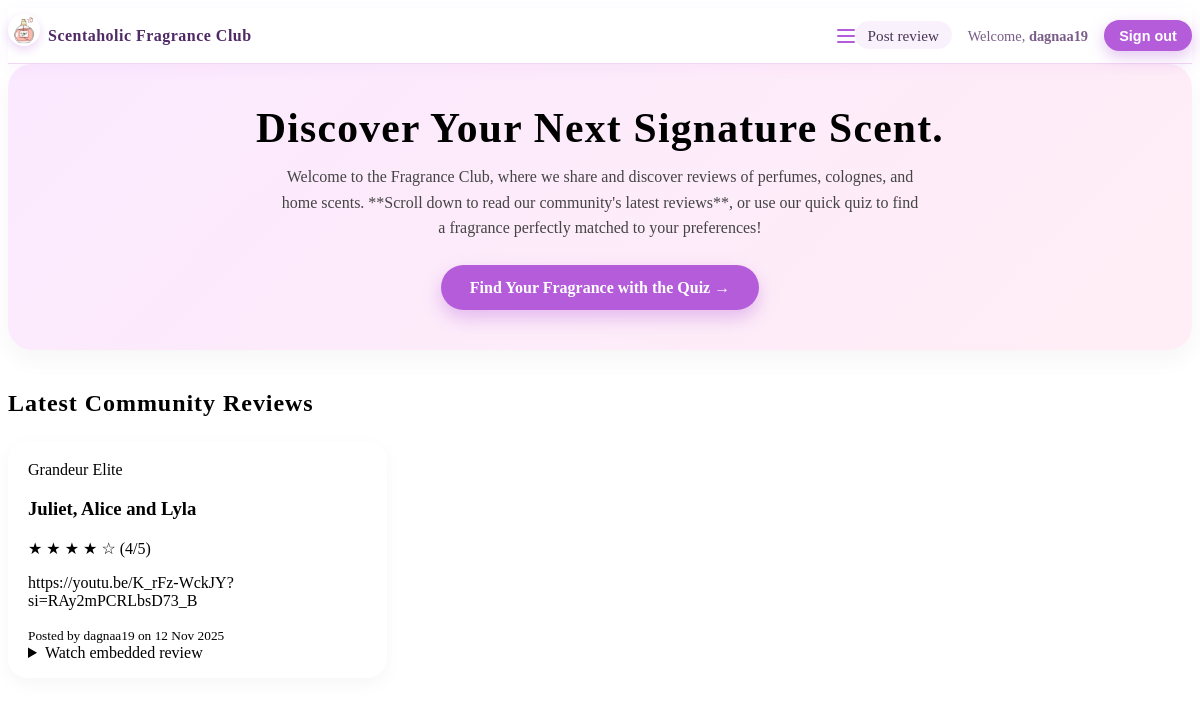
Screenshot of /reviews/ (signed in) with the database file from the repository.
### reviews/models.py (models this page shows, shortened)
class Review(models.Model):
    author = models.ForeignKey(
        get_user_model(),
        on_delete=models.CASCADE,
        related_name="reviews",
        null=True,
        blank=True,
        help_text="User who wrote this review",
    )
    brand = models.CharField(max_length=80)
    fragrance_name = models.CharField(max_length=120)
    rating = models.PositiveSmallIntegerField()  # 1–5 later
    body = models.TextField()
    video_url = models.URLField(
        max_length=200,
        null=True,
        blank=True,
        help_text="Optional video URL, not currently used by embed logic below.",
    )
    created = models.DateTimeField(auto_now_add=True)
    class Meta:
        ordering = ["-created"]
    @property
    def youtube_embed_src_auto(self):
        text = self.body or ""
        match = re.search(r"https?://[^\s)]+", text)
        if not match:
            return None
        return self._youtube_to_embed(match.group(0))
    @staticmethod
    def _youtube_to_embed(url: str | None) -> str | None:
        if not url:
            return None
        try:
            parsed = urlparse(url)
            host = parsed.netloc.lower()
            video_id = None
            if "youtu.be" in host:
                video_id = parsed.path.lstrip("/")
            elif "youtube.com" in host:
                qs = parse_qs(parsed.query)
                video_id = (qs.get("v") or [None])[0]
            if not video_id:
                return None
            qs = parse_qs(parsed.query)
            start = (qs.get("t") or qs.get("start") or [None])[0]
            if start:
                start = start.replace("s", "")
            src = f"https://www.youtube.com/embed/{video_id}?rel=0"
            if start:
                sep = "&" if "?" in src else "?"
                src = f"{src}{sep}start={start}"
            return src
        except Exception:
            return None

### reviews/views.py (the view)
# urls.py: path("", RedirectView.as_view(pattern_name="reviews:home", permanent=False), name="root"),
def home(request):
    reviews = Review.objects.only("brand", "fragrance_name", "rating", "body", "created")[:20]
    return render(request, "reviews/home.html", {"reviews": reviews})

### reviews/templates/reviews/home.html (shortened to what this page needs)
{% extends "reviews/base.html" %}
{% block content %}
    <div class="hero-section">
        <h1 class="hero-title">
            Discover Your Next Signature Scent.
        </h1>
        <p class="hero-text">
            Welcome to the Fragrance Club, where we share and discover reviews of perfumes, colognes, and home scents. **Scroll down to read our community's latest reviews**, or use our quick quiz to find a fragrance perfectly matched to your preferences!
        </p>
        <a href="https://fragrance-quiz-27faab65c010.herokuapp.com/" target="_blank" rel="noopener"
            class="btn btn-primary hero-btn">
            Find Your Fragrance with the Quiz →
        </a>
    </div>
    <h2 class="section-heading">Latest Community Reviews</h2>
    {% if reviews %}
        <div class="review-list">
            {% for review in reviews %}
                <div class="review-card">
                    <a href="{% url 'reviews:detail' review.id %}" class="card-link">
                        <div class="review-header">
                            <div class="review-title">
                                <div class="brand-name">{{ review.brand }}</div>
                                <h3 class="fragrance-name">{{ review.fragrance_name }}</h3>
                            </div>
                            <div class="rating">
                                {% for i in "12345"|make_list %}
                                    {% if forloop.counter <= review.rating %}
                                        <span class="star">★</span>
                                    {% else %}
                                        <span class="star-empty">☆</span>
                                    {% endif %}
                                {% endfor %}
                                ({{ review.rating }}/5)
                            </div>
                        </div>
                        <p class="review-body">{{ review.body|truncatewords:40 }}</p>
                        <div class="review-meta">
                            <small>Posted by {{ review.author.username|default:"Anonymous" }} on {{ review.created|date:"j M Y" }}</small>
                        </div>
                    </a>
                    {% with review.youtube_embed_src_auto as yt %}
                        {% if yt %}
                            <details class="review-video-details">
                                <summary>Watch embedded review</summary>
                        {% endif %}
                    {% endwith %}
            {% endfor %}
    {% else %}
        <p>No reviews yet. Add one in the admin.</p>
    {% endif %}
{% endblock %}

### reviews/templates/reviews/base.html (shortened to what this page needs)
{% load static %}
<!DOCTYPE html>
<html lang="en">
<head>
  <link rel="stylesheet" href="{% static 'reviews/css/reviews.css' %}">
</head>
<body>
  <nav class="site-nav" aria-label="Primary">
    <div class="container site-nav-inner">
        <a href="{% url 'reviews:home' %}" class="site-logo">
            <img
              src="{% static 'reviews/images/perfume-bottle.gif' %}"
              alt="Perfume bottle icon"
              class="footer-icon"
            >
            Scentaholic Fragrance Club
        </a>
        <button class="nav-toggle" type="button"
                aria-label="Toggle navigation"
                aria-expanded="false">
          <span class="nav-toggle-bar"></span>
          <span class="nav-toggle-bar"></span>
          <span class="nav-toggle-bar"></span>
        </button>
        <ul class="site-nav-links">
            {% if user.is_authenticated %}
                <li><a href="{% url 'reviews:new' %}">Post review</a></li>
                <li>
                    <span>Welcome, <strong>{{ user.username }}</strong></span>
                </li>
                <li>
                    <form method="post" action="{% url 'logout' %}" style="display:inline;">
                        <button type="submit">Sign out</button>
                    </form>
                </li>
            {% else %}
                <li><a href="{% url 'login' %}">Sign in</a></li>
                <li><a href="{% url 'reviews:signup' %}">Create account</a></li>
            {% endif %}
        </ul>
    </div>
  </nav>
  <main class="container">
    {% block content %}{% endblock %}

### reviews/static/reviews/css/reviews.css (style rules this page uses)
.hero-section { background: linear-gradient(135deg, #fbe9ff, #ffeef5); border-radius: 1.5rem; padding: 2.5rem 1.75rem; margin-bottom: 2.5rem; text-align: center; box-shadow: 0 10px 25px rgba(0, 0, 0, 0.04); }
.hero-title { font-size: clamp(1.9rem, 3vw + 1rem, 2.6rem); margin: 0 0 0.75rem; letter-spacing: 0.03em; }
.hero-text { max-width: 40rem; margin: 0 auto 1.5rem; font-size: 1rem; line-height: 1.6; color: #444; }
.hero-btn { display: inline-block; padding: 0.85rem 1.8rem; border-radius: 999px; background: #b45cda; color: #fff; font-weight: 600; text-decoration: none; box-shadow: 0 8px 18px rgba(180, 92, 218, 0.35); transition: transform 0.15s ease, box-shadow 0.15s ease, background 0.15s ease; }
.section-heading { font-size: 1.5rem; margin: 0 0 1.5rem; letter-spacing: 0.04em; }
.review-list { display: grid; grid-template-columns: 1fr; gap: 1.5rem; }
@media (min-width: 600px) { .review-list { grid-template-columns: repeat(2, minmax(0, 1fr)); } }
@media (min-width: 992px) { .review-list { grid-template-columns: repeat(3, minmax(0, 1fr)); } }
.site-nav { background: #ffffff; border-bottom: 1px solid #f3d5f5; box-shadow: 0 4px 14px rgba(180, 92, 218, 0.06); padding: 0.35rem 0; position: sticky; top: 0; z-index: 1000; }
.site-nav-inner { display: flex; justify-content: space-between; align-items: center; }
.site-logo { display: flex; align-items: center; gap: 0.5rem; font-weight: 700; text-decoration: none; color: #4f2a67; letter-spacing: 0.03em; }
.site-nav .footer-icon { width: 32px; height: 32px; object-fit: contain; border-radius: 999px; box-shadow: 0 4px 10px rgba(180, 92, 218, 0.25); }
.site-nav-links { list-style: none; display: flex; align-items: center; gap: 1rem; margin: 0; padding: 0; font-size: 0.95rem; }
.site-nav-links a { text-decoration: none; color: #4a3454; font-weight: 500; }
.site-nav-links span { color: #7a5c89; font-size: 0.9rem; }
.site-nav-links button { border: none; padding: 0.45rem 0.95rem; border-radius: 999px; background: #b45cda; color: #fff; font-size: 0.9rem; font-weight: 600; cursor: pointer; box-shadow: 0 6px 16px rgba(180, 92, 218, 0.35); transition: background 0.15s ease, transform 0.15s ease, box-shadow 0.15s ease; }
.site-nav-links li:first-child a { padding: 0.35rem 0.8rem; border-radius: 999px; background: rgba(180, 92, 218, 0.08); }
.nav-toggle { display: none; background: transparent; border: none; padding: 0; margin-left: auto; cursor: pointer; display: inline-flex; flex-direction: column; align-items: center; justify-content: center; gap: 4px; }
.nav-toggle-bar { display: block; width: 18px; height: 2px; border-radius: 999px; background: #b45cda; }
.review-card { background: #ffffff; border-radius: 1.25rem; padding: 1.25rem 1.25rem 1rem; box-shadow: 0 6px 18px rgba(0, 0, 0, 0.04); display: flex; flex-direction: column; justify-content: space-between; }
.card-link { display: block; color: inherit; text-decoration: none; }
.footer-icon { width: 40px; height: 40px; margin-bottom: 0.75rem; opacity: 0.95; }

### rows the page displays
Review: brand "Grandeur Elite", fragrance_name "Juliet, Alice and Lyla", rating "4", body "https://youtu.be/K_rFz-WckJY?si=RAy2mPCRLbsD73_B", author.username "dagnaa19", created "12 Nov 2025"

### other values shown
{{ user.username }} "dagnaa19"
